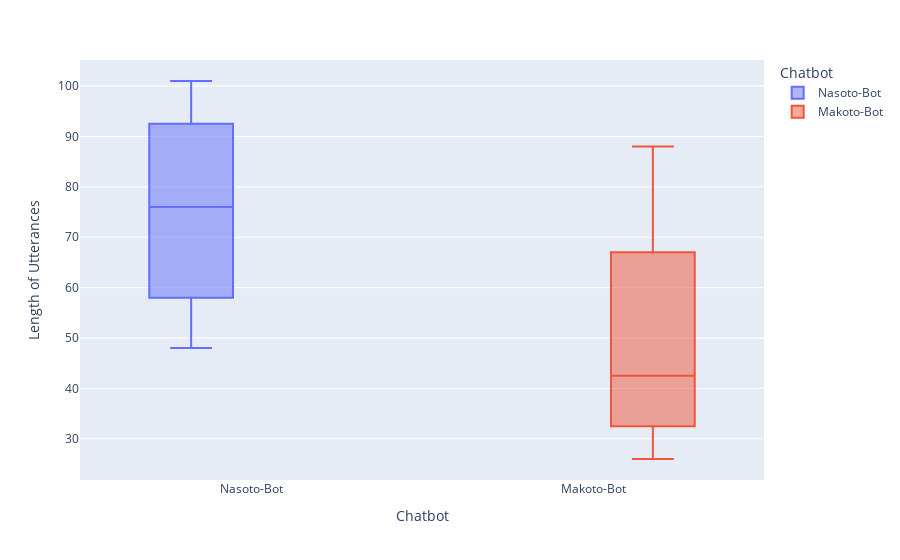

The notebook cell this image was saved under:
### Markdown cell above
## BoxPlot Length of Utterances

### Code cell
fig = px.box(df_cd , "Chatbot", "Length of Utterances", "Chatbot")
fig.update_traces(quartilemethod="exclusive") # or "inclusive", or "linear" by default
fig.show()

### Figure 1 — Plotly figure (JSON) as saved in the notebook; plotly's stock layout.template omitted (floating-point values rounded to 4 significant figures)
{"data": [{"alignmentgroup": "True", "hovertemplate": "Chatbot=%{x}<br>Length of Utterances=%{y}<extra></extra>", "legendgroup": "Nasoto-Bot", "marker": {"color": "#636efa"}, "name": "Nasoto-Bot", "notched": false, "offsetgroup": "Nasoto-Bot", "orientation": "v", "quartilemethod": "exclusive", "showlegend": true, "type": "box", "x": ["Nasoto-Bot", "Nasoto-Bot", "Nasoto-Bot", "Nasoto-Bot"], "x0": " ", "xaxis": "x", "y": [68, 101, 84, 48], "y0": " ", "yaxis": "y"}, {"alignmentgroup": "True", "hovertemplate": "Chatbot=%{x}<br>Length of Utterances=%{y}<extra></extra>", "legendgroup": "Makoto-Bot", "marker": {"color": "#EF553B"}, "name": "Makoto-Bot", "notched": false, "offsetgroup": "Makoto-Bot", "orientation": "v", "quartilemethod": "exclusive", "showlegend": true, "type": "box", "x": ["Makoto-Bot", "Makoto-Bot", "Makoto-Bot", "Makoto-Bot"], "x0": " ", "xaxis": "x", "y": [46, 88, 26, 39], "y0": " ", "yaxis": "y"}], "layout": {"boxmode": "group", "legend": {"title": {"text": "Chatbot"}, "tracegroupgap": 0}, "margin": {"t": 60}, "xaxis": {"anchor": "y", "categoryarray": ["Nasoto-Bot", "Makoto-Bot"], "categoryorder": "array", "domain": [0, 1], "title": {"text": "Chatbot"}}, "yaxis": {"anchor": "x", "domain": [0, 1], "title": {"text": "Length of Utterances"}}}}
